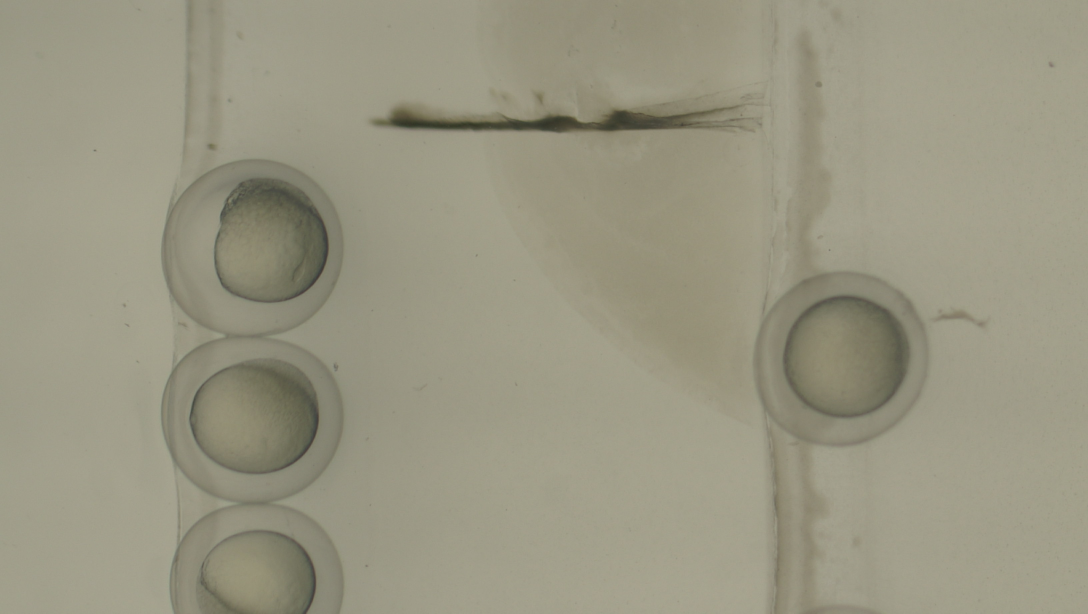
#> input picture IMG00166.JPG, 3264 x 1840 px, found by its file name (shown at 1/3 size)
$ python pyraMatching_test.py
#> lines starting #> are read from the running program, lines starting #| are printed output that depends on the picture
# -*- coding: utf-8 -*-


import cv2
import matplotlib.pyplot as plt
import numpy as np
import os
from time import clock


def MaxScoreMatch(img, tmpl):

    # [6 lines of commented-out code are left out]

    res = cv2.matchTemplate( img, tmpl, cv2.TM_CCOEFF_NORMED )

    pos = np.where( res >= res.max() )
    pos = np.array( pos ).T[0]

    return pos

# remove the points that closed to each other, the highest scored one left.
# input:    RD_loc:    points' positions
#           RD_sc :    scores
# output
def RemoveDuplicates(RD_loc, width, RD_th=10):
    # RD_aa is the point group list, the first element of every group is the average location
    RD_aa = [[RD_loc[0], RD_loc[0]]]

    for i in RD_loc[1::]:
        flag = 0
        for j in RD_aa :

            if np.linalg.norm(i-j[0]) < RD_th :
                j.append(i)
                j[0]= np.mean(j[1::],axis=0)
                flag = 1
                break

        if flag == 0 :
            # add a new point group and insert the average location at the first element
            RD_aa.append([i,i])

    RD_bb = []
    for i in RD_aa:

        i = np.append(np.min(i, axis=0)-1,(np.max(i, axis=0)+width)+1)
        i = np.int16(i)

        RD_bb = RD_bb + [i.tolist()]

    return RD_bb

# matching the full image with the lowest resolution
def FirstMatching(img_pyr, templ, thr = 0.8):
    res = cv2.matchTemplate(img_pyr, templ, cv2.TM_CCOEFF_NORMED)

    loc = np.where( res >= thr)
    loc = np.array(loc).T

    bb = RemoveDuplicates(loc,templ.shape[::-1], RD_th = templ.shape[0])

    return res, bb


# the pyramid matching function
def PyramidTemplatMatching(img, tmpl, pyrLevelMax=3, ratio=0.5, thr = 0.8):

    l = len(img. shape)
    if l>3 or l<2:
        return
    elif l==3:
        img = cv2.cvtColor(img, cv2.COLOR_BGR2GRAY)

    # generate the pyramid images and templates
    templ = [tmpl]
    img_pyr = [img]

    for i in range(1, pyrLevelMax+1):
        sh_i  = np.int16(np.array(img_pyr[0].shape[:2])[::-1]*ratio)
        sh_t  = np.int16(np.array(  templ[0].shape[:2])[::-1]*ratio)

        img_pyr.insert(0, cv2.resize(img_pyr[0],tuple(sh_i)))
        templ.insert(  0, cv2.resize(  templ[0],tuple(sh_t)))

    # [15 lines of commented-out code are left out]
    res, loc = FirstMatching(img_pyr[0], templ[0], thr)
    loc = np.array(loc)
    # [12 lines of commented-out code are left out]
    posOut = list()
    k = 0
    for pt in loc:
        # [4 lines of commented-out code are left out]

        pos = pt
        for i in range(1, pyrLevelMax+1):

            pos = np.int16(pos /ratio)
            tst = img_pyr[i][pos[0]:pos[2], pos[1]:pos[3]]
            # [4 lines of commented-out code are left out]
            abc = MaxScoreMatch(tst, templ[i])
            # print('abc=', abc.append(abc))

            pos[0:2] = pos[0:2]+ abc
            pos[2:4] = pos[0:2]+ templ[i].shape

        posOut.append(pos)

    return posOut
    pass


if __name__ == '__main__':
    # np.set_printoptions(threshold=100)

    im = cv2.imread ('IMG00166.JPG', 1)
#> im is the input picture: shape (1840, 3264, 3); mean B, G, R 130.5, 150.6, 153.6
    im_gray = cv2.cvtColor(im, cv2.COLOR_BGR2GRAY)
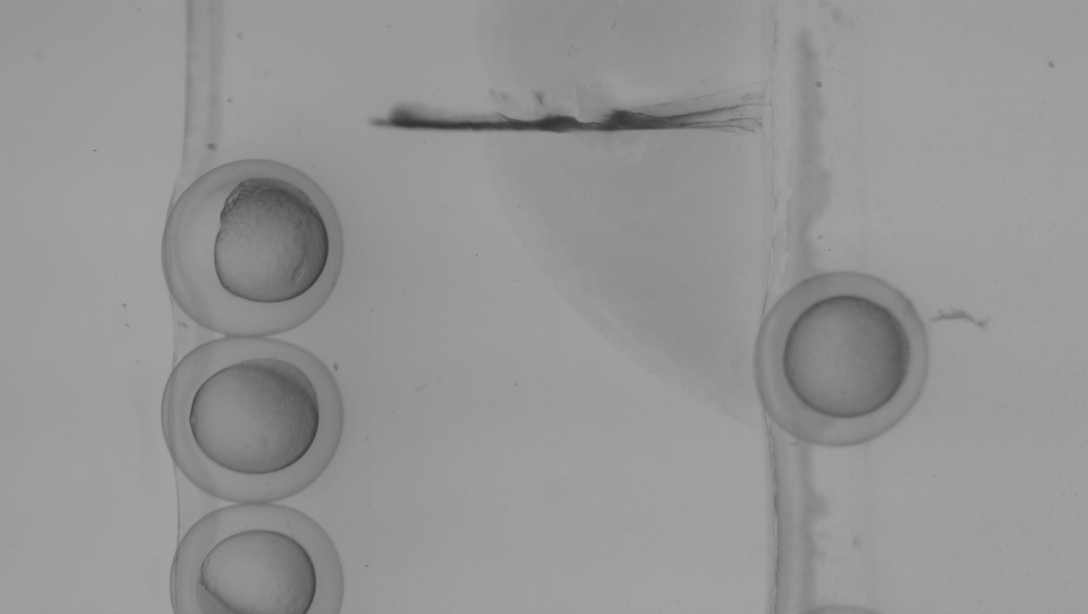
#> im_gray: shape (1840, 3264) (shown at 1/3 size); min 48, max 166, mean 149.2
    templ = cv2.imread('template.jpg',0)
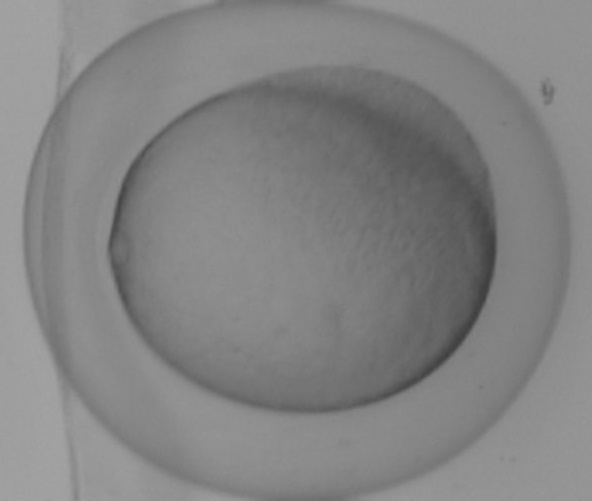
#> input picture template.jpg, 592 x 501 px, found by its file name
#> templ is the input picture: shape (501, 592); min 62, max 164, mean 131
    # [16 lines of commented-out code are left out]

    t_start = clock()
    posOut = PyramidTemplatMatching(im_gray, templ, pyrLevelMax=3, ratio=0.3)
#> after the loop in PyramidTemplatMatching, `for i in range(1, pyrLevelMax+1):`: img_pyr = 4 items
#> in FirstMatching, `res = cv2.matchTemplate(img_pyr, templ, cv2.TM_CCOEFF_NORMED)`:
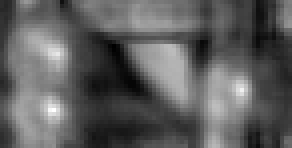
#> res: shape (37, 73) float32 (shown 4 times larger); min -0.58, max 0.863, mean -0.0471; drawn with min black and max white
#> in FirstMatching, `res = cv2.matchTemplate(img_pyr, templ, cv2.TM_CCOEFF_NORMED)`:
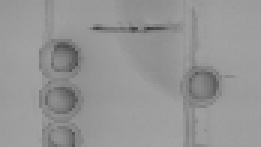
#> img_pyr: shape (49, 87) (shown 3 times larger); min 60, max 163, mean 149.1
#> in FirstMatching, `loc = np.where( res >= thr)`: loc = ([27, 27], [12, 13])
#> in FirstMatching, `loc = np.array(loc).T`: loc = [[27, 12], [27, 13]]
#> in RemoveDuplicates, `RD_aa = [[RD_loc[0], RD_loc[0]]]`: RD_aa = [[[27, 12], [27, 12]]]
#> the loop in RemoveDuplicates, `for i in RD_loc[1::]:` made 1 pass
#> i on pass 1: [27, 13]
#> after the loop in RemoveDuplicates, `for i in RD_loc[1::]:`: RD_aa = [[[27, 12.5], [27, 12], [27, 13]]]; j = [[27, 12.5], [27, 12], [27, 13]]
#> the loop in RemoveDuplicates, `for i in RD_aa: ` made 1 pass
#> RD_bb on pass 1: [[26, 11, 43, 27]]
#> in FirstMatching, `bb = RemoveDuplicates(loc,templ.shape[::-1], RD_th = templ.shape[0])`: bb = [[26, 11, 43, 27]]
#> the loop in PyramidTemplatMatching, `for pt in loc: # cv2.rectangle(img_pyr[5], tuple(pt), tuple((pt + [w, ..` made 1 pass
#> after the loop in PyramidTemplatMatching, `for pt in loc:`:
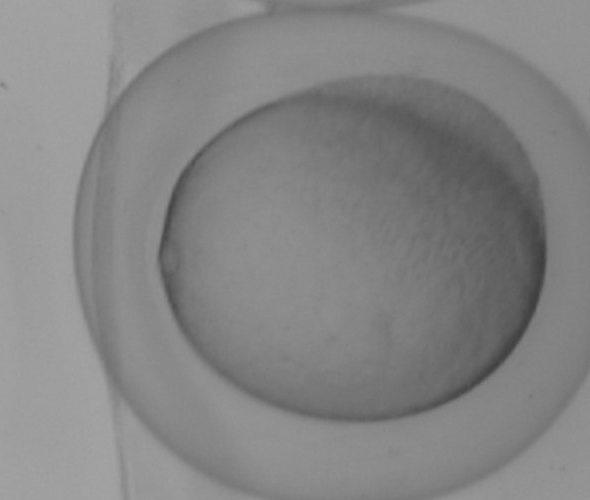
#> tst: shape (500, 590); min 62, max 164, mean 132.5
#> after the loop in PyramidTemplatMatching, `for pt in loc:`: posOut = [[1000, 410, 1501, 1002]]
#> posOut = [[1000, 410, 1501, 1002]]
    t_end = clock()
    dt = t_end - t_start
    print('Compute Time:',dt, 1/dt)

    for pt in posOut:
        cv2.rectangle(im, tuple(pt[0:2][::-1]), tuple(pt[2:4][::-1]), (0, 0, 255), 1)
#> this loop made 1 pass

    cv2.namedWindow('OutPutImage', cv2.WINDOW_NORMAL)
    cv2.imshow('OutPutImage', im)

    cv2.waitKey(0)
    cv2.destroyAllWindows()
